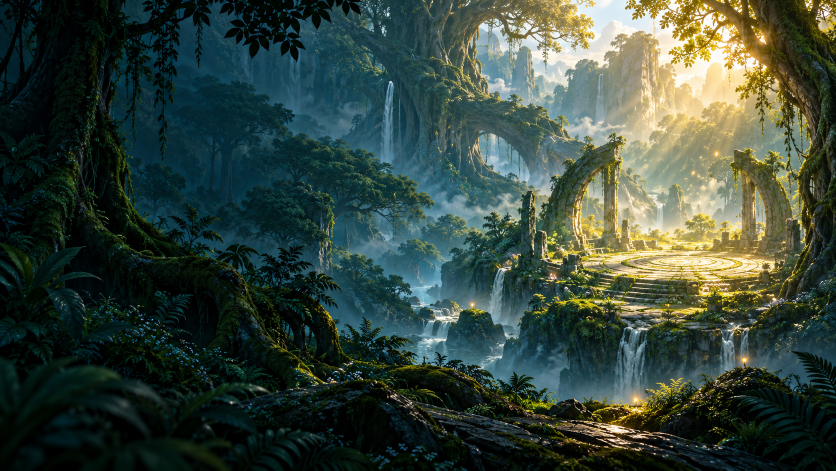
#> input picture work/desktop/ui/v2-assets/forest-arena.png, 1672 x 941 px, found by its file name (shown at 1/2 size)
$ python build_forest_assets.py
#> lines starting #> are read from the running program, lines starting #| are printed output that depends on the picture
"""Adapt existing Windows art/music to bounded native framebuffer/PCM assets."""
from pathlib import Path
import sys,json,hashlib,subprocess
from PIL import Image,ImageOps,ImageDraw,ImageFont,ImageEnhance,ImageFilter
import numpy as np
port=Path(__file__).resolve().parents[1];root=port.parents[1]
sys.path.insert(0,str(port/'private/media-python'))
import imageio_ffmpeg
source=root/'outputs/ILEX.GG-2.0.0/resources/app/ui';out=port/'media';out.mkdir(exist_ok=True)
records=[]
def record(p,origin):
 records.append(dict(file=p.name,bytes=p.stat().st_size,sha256=hashlib.sha256(p.read_bytes()).hexdigest(),source=origin))
def raw(name,im):
 a=np.asarray(im.convert('RGB'),dtype=np.uint16);v=((a[:,:,0]>>3)<<11)|((a[:,:,1]>>2)<<5)|(a[:,:,2]>>3)
 p=out/(name+'.565');p.write_bytes(v.astype('<u2').tobytes());record(p,'Existing Windows forest-arena.png / native layout')
forest=Image.open(source/'v2-assets/forest-arena.png').convert('RGB')
#> forest is the input picture: PIL image 1672x941 RGB; mean R, G, B 55.3, 70.4, 59.9
for w,name in [(400,'forest-top'),(320,'forest-bottom')]:
 im=ImageOps.fit(forest,(w,240),centering=(.5,.55));im=ImageEnhance.Brightness(im).enhance(.48)
 im=Image.blend(im,Image.new('RGB',im.size,'#143723'),.16)
 raw(name,im)
#> this loop made 2 passes
#> pass 1, `im = ImageOps.fit(forest, (w, 240), centering=(0.5, 0.55))`:
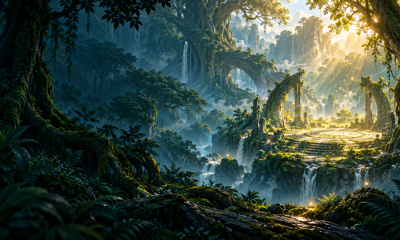
#> im: PIL image 400x240 RGB; mean R, G, B 57.7, 73, 62.4
#> pass 1, `im = ImageEnhance.Brightness(im).enhance(0.48)`:
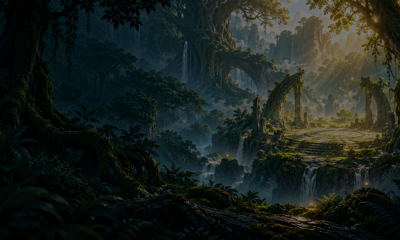
#> im: PIL image 400x240 RGB; mean R, G, B 27.2, 34.6, 29.4
# Table keeps the desktop forest, with a subdued felt oval and wood/gold surround.
im=ImageOps.fit(forest,(400,240));im=ImageEnhance.Brightness(im).enhance(.42);d=ImageDraw.Draw(im)
d.rounded_rectangle((3,20,396,232),radius=30,fill='#493a22',outline='#b49c55',width=2)
d.rounded_rectangle((8,25,391,227),radius=27,fill='#123d30',outline='#658755',width=1)
for y in range(29,225,3):d.line((20,y,380,y),fill=(18+(y%5),58+(y%7),44+(y%3)))
d.ellipse((123,47,277,203),outline='#4c6f4f',width=1);d.ellipse((164,89,236,161),outline='#69855b',width=2)
d.line((16,124,384,124),fill='#476748');raw('table',im)
#> call 3 of raw, with name = 'table'
#> in raw (call 3), `a = np.asarray(im.convert('RGB'), dtype=np.uint16)`:
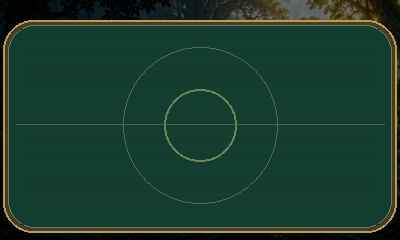
#> a: shape (240, 400, 3) uint16; mean R, G, B 26.8, 59.9, 45
#> in raw (call 3), `v = a[:, :, 0] >> 3 << 11 | a[:, :, 1] >> 2 << 5 | a[:, :, 2] >> 3`:
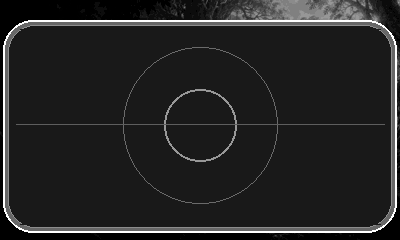
#> v: shape (240, 400) uint16; min 0, max 46314, mean 6663; drawn with min black and max white
# Readable 6-pixel advance font with alpha, not the console's black text cells.
font=ImageFont.truetype('C:/Windows/Fonts/consola.ttf',10)
atlas=Image.new('L',(8*95,13));d=ImageDraw.Draw(atlas)
for i in range(95):d.text((i*8,-1),chr(i+32),font=font,fill=255)
p=out/'font.alpha';p.write_bytes(b''.join(atlas.crop((i*8,0,i*8+8,13)).tobytes() for i in range(95)));record(p,'Windows Consolas glyph rasterization; generated alpha atlas')
#> (the run stopped early here; a loop or call above may not have finished)
